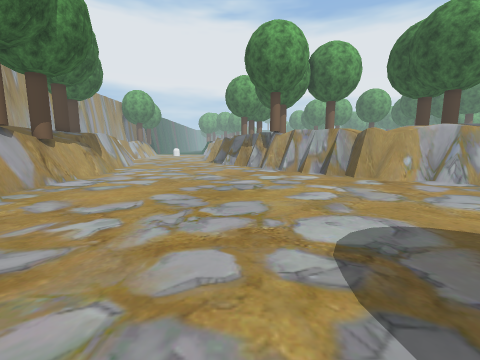
view 1 (above)

14 first-person views from a walk through a Unity game level. The camera is 1.5 m above the floor, tilts 8° down and sees 90° across. The floor is counted in squares, 1 m on a side. Each view is taken from the middle of a square. On the plan, view 1 faces up. The plan holds only what a view shows up to about 13 squares ahead; the rest is blank. The place goes on beyond the plan. Some trees and plants on the terrain are drawn as simple stand-ins. Some surface patterns are stand-ins.

view 2
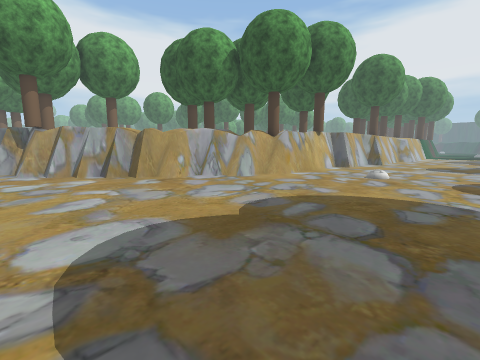

view 3
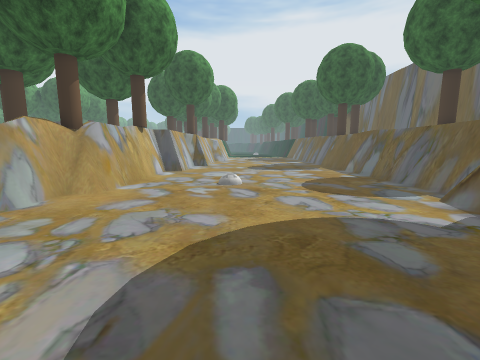

view 4
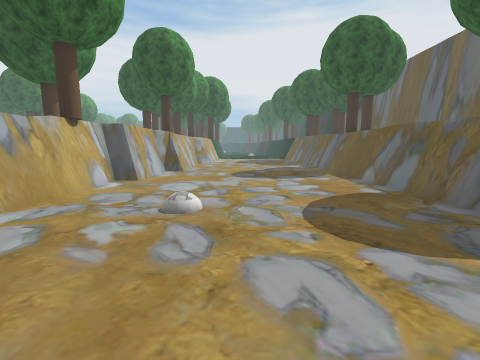

view 5
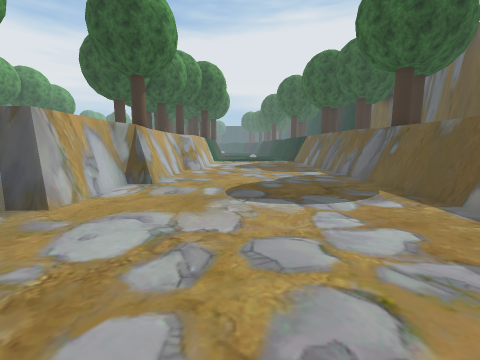

view 6
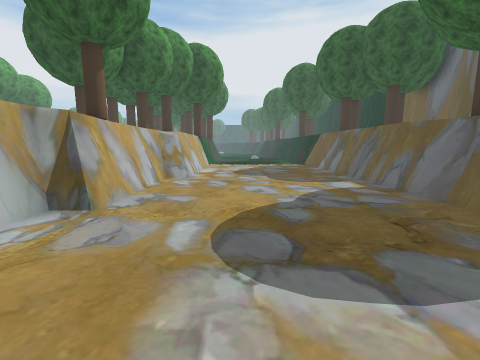

view 7
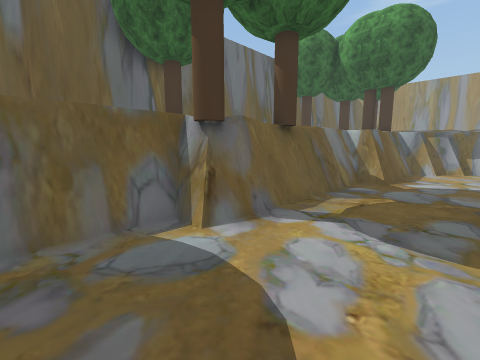

view 8
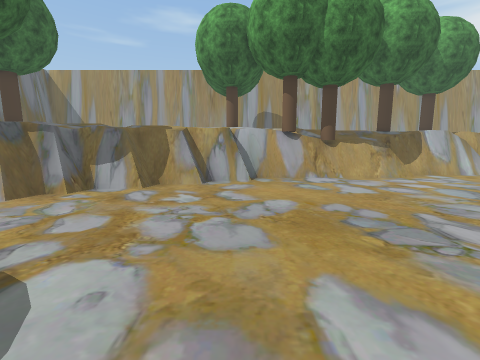

view 9
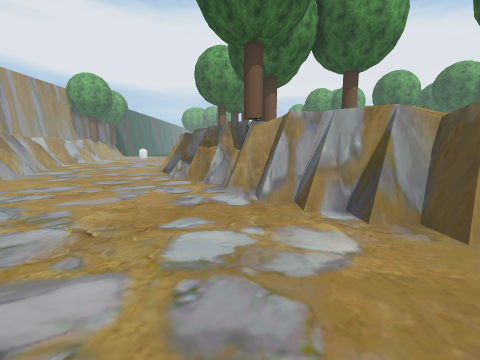

view 10
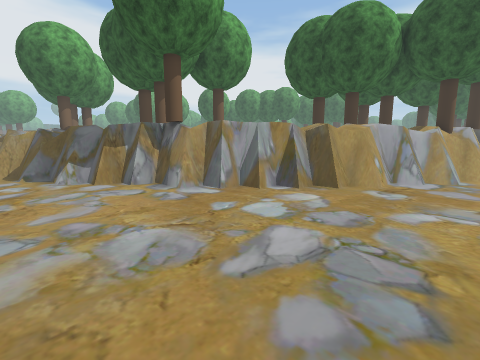

view 11
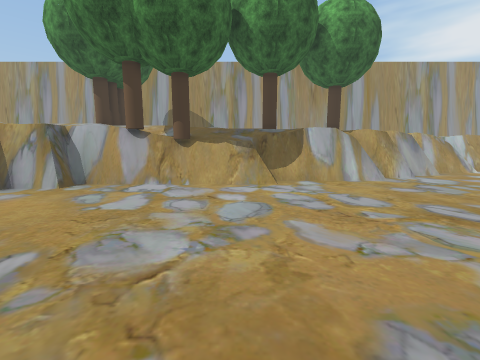

view 12
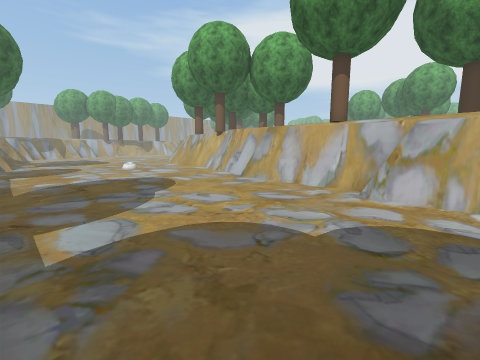

view 13
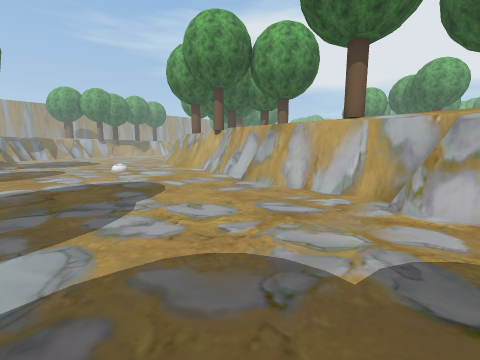

view 14
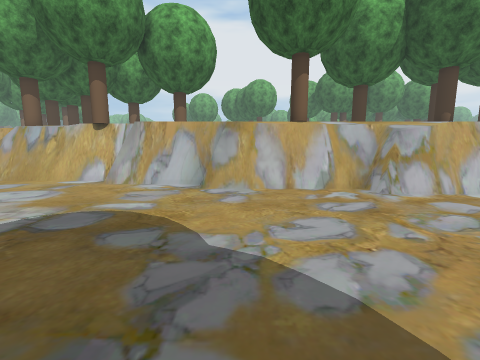

### Floor plan
Key: @ floor where view 1 was taken; # wall or solid block; . main floor; : floor 1.75 m higher than the main floor; + floor 2 m higher than the main floor; * floor 2.25 m higher than the main floor; % floor 2.5 m higher than the main floor; = window, fence, low wall or low ledge; v drop or lower ground; T tree.
Columns run from 11 left of view 1 to 31 right of it. Each row starts with its distance up from view 1.
 21  #........=   TT  T
 20  #........=v  TT  T#
 19  ##........#v
 18  +#.........#TT
 17   #..........TT
 16  *#..........#v       TT
 15 TT#...........#v      TT   #
 14 TT=#...........#v%*   TT   TT
 13  +:=............#v%   TT TT
 12  *:=.............#v*%    TT    TT
 11  *T#..............#=v%%*       TT        TT
 10  *T#................#v+%TT               TT
  9  *T#.................#=vTT% TT
  8  *T#...................=====##v      TT
  7  %%#..........................#===v%%TT%%%
  6 T %##.............................#=====v*
  5 T   #...................................#==
  4     ##.....................................
  3    %*#.....................................
  2    %*##....................................
  1    %**#....................................
  0     %*##...@...............................
 -1     %* ##..................................
 -2         ######............................
 -3       TT     #########.....................
 -4                  TT T#####################
 -5   TT

Positions as (right, up) in squares from view 1, and headings:
1: (0, 0), facing up
2: (1, 0), facing up-right
3: (4, 3), facing right
4: (8, 2), facing right
5: (13, 2), facing right
6: (17, 2), facing right
7: (13, 1), facing down-left
8: (4, 6), facing left
9: (2, 8), facing up
10: (-3, 8), facing up-right
11: (2, 13), facing left
12: (31, -3), facing up-left
13: (30, -2), facing up-left
14: (24, -3), facing up
